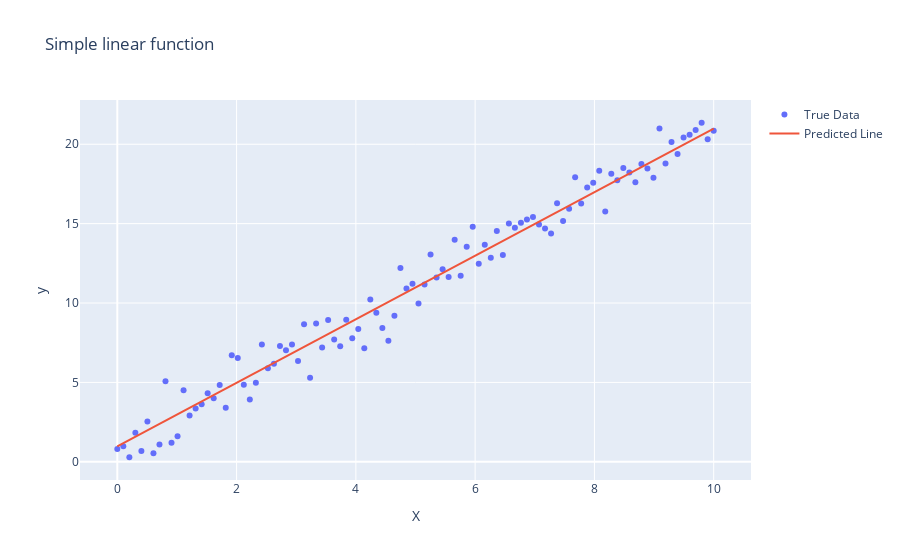

This figure's notebook cell:
### Code cell
X_test = np.linspace(0, 10, 100).reshape((100, 1))
y_test = 2 * X_test + 1 + np.random.randn(100, 1)
y_pred = network.predict(X_test)

fig = go.Figure()
fig.add_trace(go.Scatter(x=X_test.flatten(),
                         y=y_test.flatten(),
                         mode="markers",
                         name="True Data"))
fig.add_trace(go.Scatter(x=X_test.flatten(),
                         y=y_pred.flatten(),
                         mode="lines",
                         name="Predicted Line"))
fig.update_layout(
    title="Simple linear function",
    xaxis_title="X",
    yaxis_title="y"
)
fig.show()
